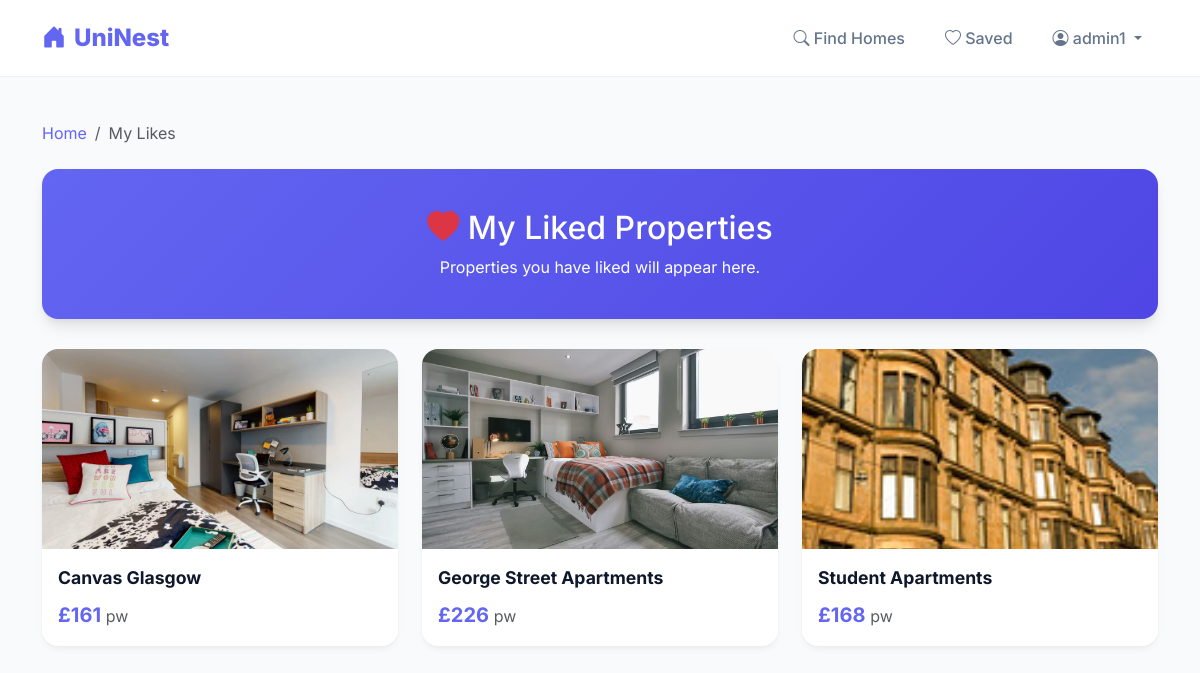
The app's page /my-likes/ (signed in) with its own data.
### properties/models.py (models this page shows, shortened)
class User(AbstractUser):
    ROLE_CHOICES = (
        ('user', 'Student User'),
        ('agency', 'Agency'),
        ('admin', 'Administrator'),
    )
    role = models.CharField(max_length=10, choices=ROLE_CHOICES, default='user')

class Property(models.Model):
    title = models.CharField(max_length=200)
    description = models.TextField()
    price = models.IntegerField(verbose_name="Price (£/week)")
    zip_code = models.CharField(max_length=10)
    image = models.ImageField(upload_to="images/", blank=True, null=True)
    user = models.ForeignKey(User, on_delete=models.CASCADE)
    created_at = models.DateTimeField(auto_now_add=True)
    address = models.CharField(max_length=300, blank=True, verbose_name="Full Address")
    area = models.CharField(max_length=100, blank=True, null=True)
    latitude = models.DecimalField(max_digits=9, decimal_places=7, null=True, blank=True, verbose_name="Latitude")
    longitude = models.DecimalField(max_digits=10, decimal_places=7, null=True, blank=True, verbose_name="Longitude")
    distance_from_campus = models.CharField(max_length=50, blank=True, verbose_name="Distance from Campus")

### properties/views.py (the view)
# urls.py: path('my-likes/', views.my_likes, name='my_likes'),
@login_required
def my_likes(request):
    liked_properties = Property.objects.filter(
        likes__user=request.user
    ).order_by("-created_at")
    return render(request, "collections/my_likes.html", {"properties": liked_properties})

### properties/templates/collections/my_likes.html (shortened to what this page needs)
{% extends 'base/base.html' %}
{% block content %}
<div class="container py-4">
    <nav aria-label="breadcrumb" class="mb-4">
        <ol class="breadcrumb">
            <li class="breadcrumb-item">
                {% if request.GET.from == 'dashboard' %}
                    <a href="{% url 'user_dashboard' %}" class="text-decoration-none" style="color: var(--primary-color);">Dashboard</a>
                {% else %}
                    <a href="{% url 'home' %}" class="text-decoration-none" style="color: var(--primary-color);">Home</a>
                {% endif %}
            </li>
            <li class="breadcrumb-item active" aria-current="page">My Likes</li>
        </ol>
    </nav>
    <div class="page-header">
        <h2><i class="bi bi-heart-fill text-danger"></i> My Liked Properties</h2>
        <p class="mb-0">Properties you have liked will appear here.</p>
    </div>
    <div class="row g-4">
        {% for p in properties %}
        <div class="col-12 col-md-6 col-lg-4 animate-fade-in-up" style="animation-delay: {{ forloop.counter }}00ms;">
            <div class="property-card">
                <a href="{% url 'property_detail' p.id %}">
                    <div class="property-image-container">
                        {% if p.image %}
                            <img src="{{ p.image.url }}" class="property-image" alt="{{ p.title }}">
                        {% else %}
                            <div class="property-no-image"><i class="bi bi-image text-muted" style="font-size: 2rem;"></i></div>
                        {% endif %}
                    </div>
                    <div class="property-details">
                        <div class="property-title text-truncate">{{ p.title }}</div>
                        <div class="property-price">
                            £{{ p.price }} <span class="fs-6 text-muted fw-normal">pw</span>
                        </div>
                    </div>
                </a>
            </div>
        </div>
        {% endfor %}
    </div>
</div>
{% endblock %}

### properties/templates/base/base.html (shortened to what this page needs)
<!DOCTYPE html>
<html lang="en">
<head>
    <link href="https://cdn.jsdelivr.net/npm/bootstrap@5.3.3/dist/css/bootstrap.min.css" rel="stylesheet">
    <link rel="stylesheet" href="https://cdn.jsdelivr.net/npm/bootstrap-icons@1.11.3/font/bootstrap-icons.min.css">
</head>
<body>
    <nav class="navbar navbar-expand-lg modern-navbar">
        <div class="container max-w-1200">
            <a class="navbar-brand" href="{% url 'home' %}">
                <i class="bi bi-house-door-fill"></i> UniNest
            </a>
            <div class="collapse navbar-collapse" id="navbarNav">
                <ul class="navbar-nav ms-auto align-items-center gap-2">
                    <li class="nav-item">
                        <a class="nav-link" href="{% url 'home' %}"><i class="bi bi-search"></i> Find Homes</a>
                    </li>
                    {% if user.is_authenticated %}
                        <li class="nav-item">
                            <a class="nav-link" href="{% url 'my_likes' %}"><i class="bi bi-heart"></i> Saved</a>
                        </li>
                        <li class="nav-item dropdown">
                            <a class="nav-link dropdown-toggle" href="#" id="userDropdown" role="button" data-bs-toggle="dropdown">
                                <i class="bi bi-person-circle"></i> {{ user.username }}
                            </a>
                        </li>
                    {% endif %}
                </ul>
            </div>
        </div>
    </nav>
    <div class="main-container">
        <div id="toast-container" class="position-fixed top-0 end-0 p-3" style="z-index: 1060; margin-top: 70px;">
        </div>
        {% block content %}
        {% endblock %}
    </div>
</body>
</html>

### properties/templates/base/base.html (style rules this page uses)
:root { --primary-color: #6366f1; --primary-hover: #4f46e5; --secondary-color: #14b8a6; --accent-color: #f43f5e; --bg-light: #f8fafc; --text-dark: #0f172a; --text-muted: #64748b; --card-bg: #ffffff; --border-radius: 16px; --shadow-sm: 0 4px 6px -1px rgba(0, 0, 0, 0.05), 0 2px 4px -1px rgba(0, 0, 0, 0.03); --shadow-md: 0 10px 15px -3px rgba(0, 0, 0, 0.1), 0 4px 6px -2px rgba(0, 0, 0, 0.05); --shadow-lg: 0 20px 25px -5px rgba(99, 102, 241, 0.15), 0 10px 10px -5px rgba(99, 102, 241, 0.04); --transition: all 0.3s cubic-bezier(0.4, 0, 0.2, 1); --transition-bounce: all 0.5s cubic-bezier(0.68, -0.55, 0.265, 1.55); }
.animate-fade-in-up { animation: fadeInUp 0.6s cubic-bezier(0.16, 1, 0.3, 1) forwards; opacity: 0; }
body { background-color: var(--bg-light); min-height: 100vh; margin: 0; font-family: 'Inter', -apple-system, BlinkMacSystemFont, "Segoe UI", Roboto, sans-serif; display: flex; flex-direction: column; color: var(--text-dark); }
.main-container { flex: 1; background: transparent; width: 100%; max-width: 1200px; margin: 0 auto; position: relative; display: flex; flex-direction: column; padding: 20px; }
.modern-navbar { background: rgba(255, 255, 255, 0.9); backdrop-filter: blur(10px); border-bottom: 1px solid rgba(0,0,0,0.05); padding: 15px 0; position: sticky; top: 0; z-index: 1000; }
.navbar-brand { font-weight: 800; font-size: 1.5rem; color: var(--primary-color) !important; display: flex; align-items: center; gap: 8px; }
.nav-link { font-weight: 500; color: var(--text-muted); transition: var(--transition); padding: 8px 16px !important; border-radius: 8px; }

### properties/templates/collections/my_likes.html (style rules this page uses)
.page-header { background: linear-gradient(135deg, var(--primary-color), var(--primary-hover)); color: white; padding: 40px 20px; border-radius: var(--border-radius); margin-bottom: 30px; text-align: center; box-shadow: var(--shadow-md); }
.property-card { background: white; border: none; border-radius: var(--border-radius); overflow: hidden; transition: var(--transition); height: 100%; box-shadow: var(--shadow-sm); display: flex; flex-direction: column; }
.property-card a { text-decoration: none; color: inherit; display: flex; flex-direction: column; height: 100%; }
.property-image-container { height: 200px; width: 100%; overflow: hidden; background-color: var(--bg-light); }
.property-image { width: 100%; height: 100%; object-fit: cover; transition: var(--transition); }
.property-details { padding: 16px; display: flex; flex-direction: column; flex-grow: 1; }
.property-title { font-size: 1.1rem; font-weight: 700; color: var(--text-dark); margin-bottom: 8px; }
.property-price { font-size: 1.25rem; font-weight: 700; color: var(--primary-color); margin-top: auto; }

### records on screen
User: username "admin1"
Property: image (picture), title "Canvas Glasgow", price "161"
Property: image (picture), title "George Street Apartments", price "226"
Property: image (picture), title "Student Apartments", price "168"
